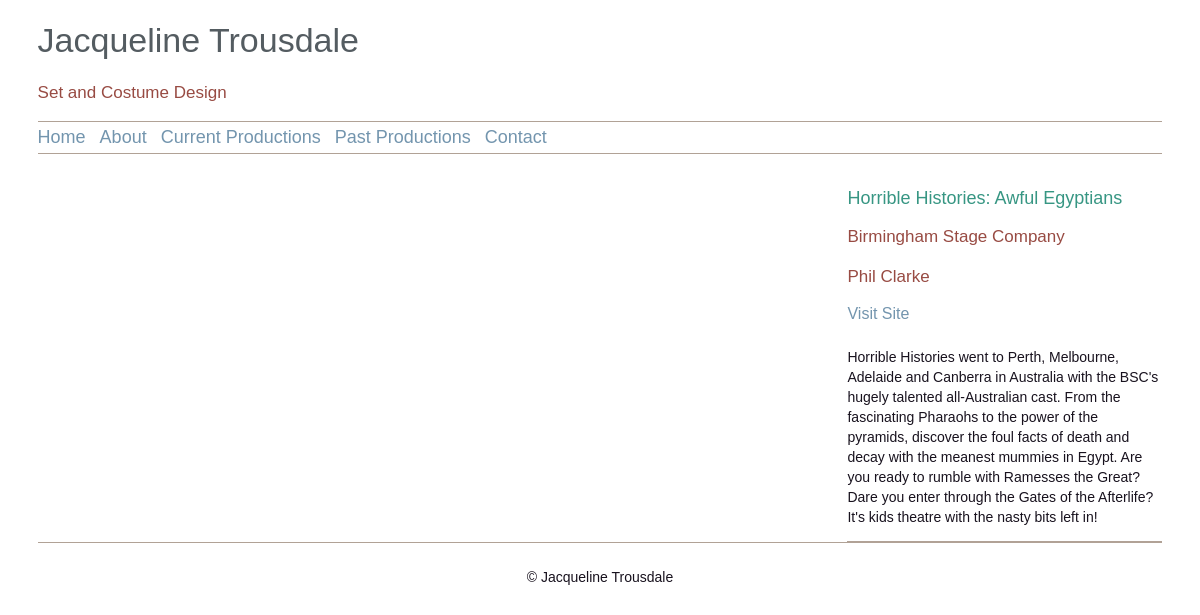
Before: /past/egyptians with the older database file.
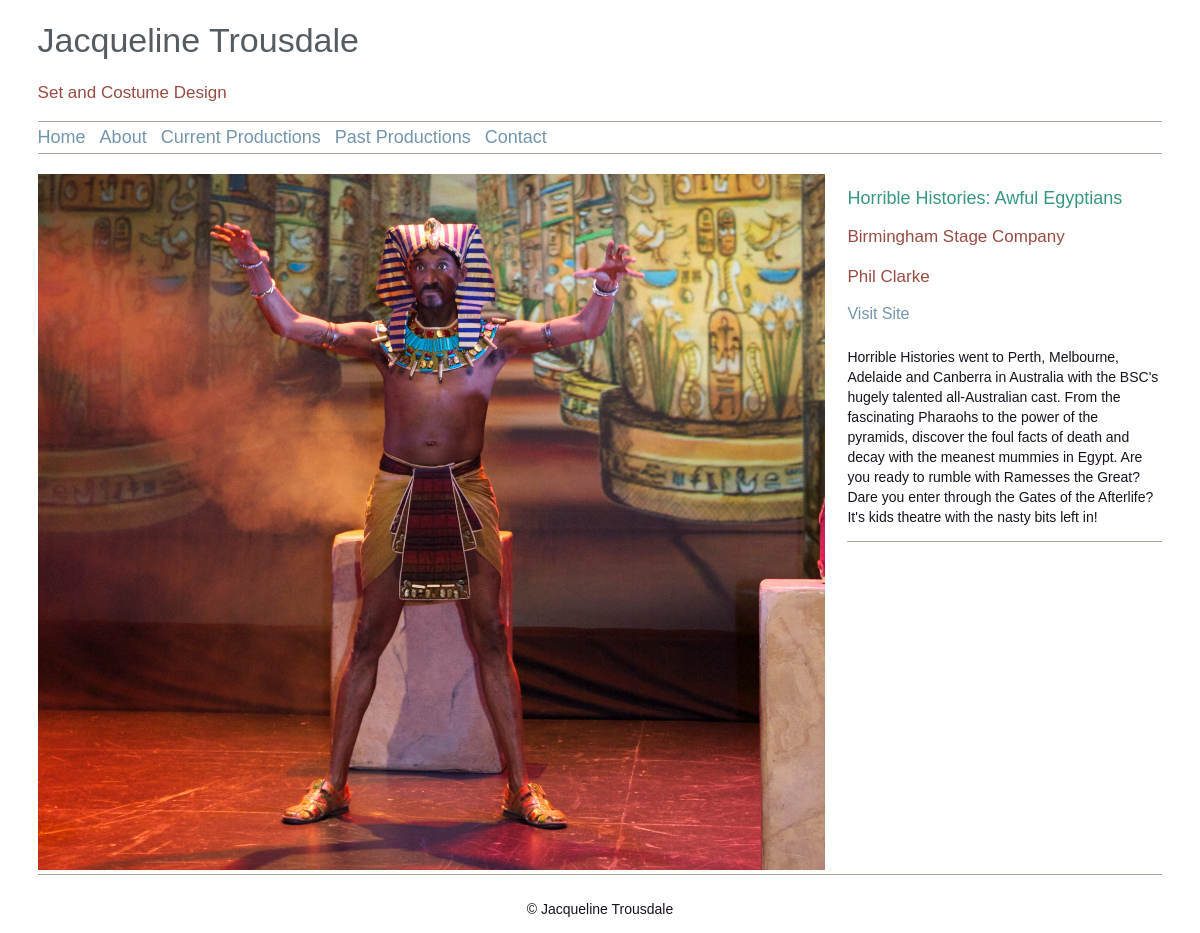
After: the same page with the newer database file.
### shows/models.py (models this page shows, shortened)
class Show(models.Model):
	category = models.ForeignKey(Category, on_delete = models.PROTECT, null=True)
	title = models.CharField(max_length=200)
	link = models.CharField(max_length=200, unique=True)
	start_date = models.DateField()
	end_date = models.DateField()
	director = models.CharField(max_length=200)
	company = models.CharField(max_length=200)
	description = models.TextField()
	homepage = models.BooleanField()
	company_page = models.CharField(max_length=300)
	site_live = models.BooleanField(null=False, default=False)
	poster = models.ImageField(upload_to='show_posters/')
	@property
	def main_image(self):
		try:
			image = self.imageelement_set.all().order_by('order')[0]
		except IndexError:
			return 0
		return image
	@property
	def images(self):
		return self.imageelement_set.all().order_by('order')

class ImageElement(models.Model):
	show = models.ForeignKey(Show, on_delete = models.CASCADE, null=True)
	text_element = models.ForeignKey(TextElement, on_delete=models.CASCADE, null=True)
	post = models.ForeignKey(Post, on_delete=models.CASCADE, null=True)
	title = models.CharField(max_length=200, blank=True)
	description = models.TextField(null=True, blank=True)
	image = models.ImageField(upload_to=photo_directory_path)
	order = models.IntegerField(default=0)
	tag = models.CharField(max_length=200, null=True)
	def image_tag(self):
		return u'<image src="%s" height="200"/>' % self.image.url
	image_tag.short_description = 'Image'
	image_tag.allow_tags = True

### shows/views.py (the view)
# urls.py: url(r'^(?P<category_link>[-\w+]+)/(?P<show_link>[\w+]+)$', views.show, name='show'),
def show(request, category_link, show_link):
	try:
		show = Show.objects.get(link = show_link)
	except:
		raise Http404("Show does not Exist")
	reviews = show.review_set.all()
	posts = show.post_set.all()
	return render(request, 'shows/showview.html', {'menu': Category.objects.all().order_by('order'), 'show': show, 'reviews': reviews, 'posts': posts})

### shows/templates/shows/showview.html (shortened to what this page needs)
{% extends 'shows/base.html' %}
{%block content%}
	<div id='phototable'>
			<div id='main'>
				{% if show.main_image%}
					<img src='{{ show.main_image.image.url }}' id='mainphoto' alt='{{ show.main_image.title }}'/>
				{% endif %}
			</div>
	</div>
	<div id='showinfo'>
		<div class='left'>
		<h2>{{show.title}}</h2>
		<h3>{{show.company}}</h3>
		<h3>{{show.director}}</h3>
		<div class='left'><a href='{{ show.company_page }}' target="_blank">Visit Site</a></div>
		<br>
		<p>{{show.description}}</p>
		</div>
	</div>
	<div id='photoinfo'>
	</div>
{% endblock %}

Changed rows visible on the page:
changed through a linked row, Show "Horrible Histories: Awful Egyptians": main_image.image: picture added
